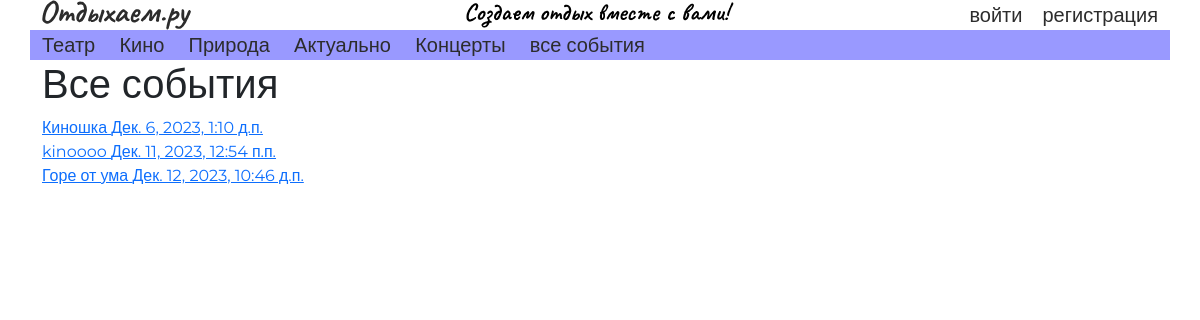
Screenshot of /events/ with the database file from the repository.
### events/models.py (models this page shows, shortened)
class Event(models.Model):
    title = models.CharField('Title', max_length=50, default='')
    anons = models.CharField('Anons', max_length=100, default='')
    date = models.DateTimeField('Date', default=django.utils.timezone.now())
    creator_id = models.ForeignKey('auth.User', models.SET(1))
    category = models.ForeignKey('events.Category', models.SET(1))
    source = models.CharField("Source", max_length=200, default='')
    typeOfEvent = models.ForeignKey('events.TypeOfEvent', models.SET(1))
    image = models.ImageField(upload_to="images", default=None, null=True)

### events/views.py (the view)
# urls.py: path('', views.events_all, name="events_all"),
def events_all(request):
    events = Event.objects.filter(typeOfEvent__name="public")
    return render(request, 'events/events_all.html', {"events": events})

### events/templates/events/events_all.html (shortened to what this page needs)
{% extends 'index.html' %}
{% block body %}
	<h1>Все события</h1>
    {% for event in events %}
            <div class="all-event__item">
                <a href="{% url 'event_detail' event.id %}"> {{ event.title }} {{ event.date }}</a>
            </div>
    {% endfor %}
{% endblock %}

### static/main.css (style rules this page uses)
* { transition: 0.15s; font-family: 'Montserrat', sans-serif; }

### rows the page displays
Event: title "Киношка", date "Дек. 6, 2023, 1:10 д.п."
Event: title "kinoooo", date "Дек. 11, 2023, 12:54 п.п."
Event: title "Горе от ума", date "Дек. 12, 2023, 10:46 д.п."
